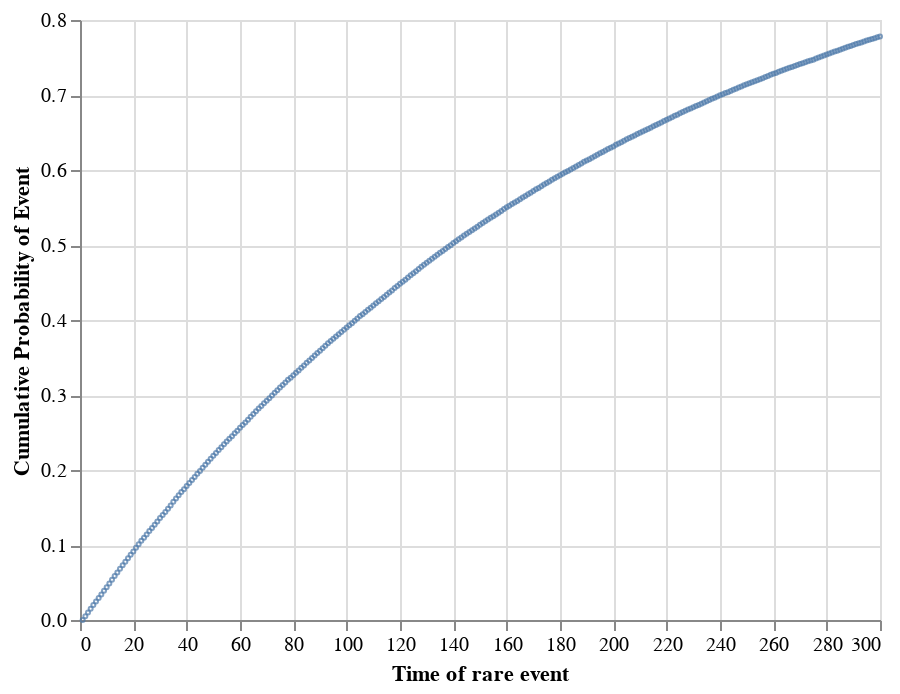

The notebook cell this image was saved under:
### Markdown cell above
The above plot is why I started this notebook. If you hover your mouse over the bar for 5 straight games, you will see the p-value of someone being the imposter 5 or more times is a smidge more than 0.5% (0.005). So, about 1 in 200. To me, this sounds like while it is unlikely that smeone gets to be imposter so many times in a row, it's not THAT crazy. Seeing someone be the imposter 4 or more times blasts that probability to 5%, which is really fairly common, and 3 times in a row is a colossal 29%. These events are really rather common.

An interesting side question might be "how many times do I need to play Among Us to see someone be the imposter 5 times in a row, given there is a 1/200 chance of it happening on any given gaming session (assuming you play 20 games per session, about 90 minutes worth). We can run a quick little side simulation to calculate this:

### Code cell
from random import random

def time_until_rare_event_occurs(chance: float) -> int:
    times: int = 0
    event_happened: bool = False
    while not event_happened:
        event_happened = random() < chance # only triggers if a random # from 0 to 1 is less than chance, a float from 0 to 1
        times += 1
    return times

def simulate_many_rare_events(simulations: int, chance: float) -> pd.DataFrame:
    times_when_event_triggered: list = []
    for s in range(simulations):
        time_until_event: int = time_until_rare_event_occurs(chance)
        times_when_event_triggered.append(time_until_event)
    max_time: int = max(times_when_event_triggered) # just get a reasonable max value
    counts_events: list = []
    for i in range(max_time):
        event_count = times_when_event_triggered.count(i)
        event_chance = 1.0*event_count / simulations
        counts_events.append(event_chance)
    df = pd.DataFrame(counts_events, columns = ["EventObservedThisTime"])
    df["EventObservedByThisTime"] = df.EventObservedThisTime.cumsum()
    df["Time"] = list(df.index)
    df["Time"] = df["Time"] + 1 #fix off by 1 error
    return df

sims: int = 100000
chance: float = 0.005

df_time_until_event = simulate_many_rare_events(sims, chance)

alt.Chart(df_time_until_event.iloc[:300]).mark_point(size=1).encode(
    x=alt.X('Time',title = "Time of rare event", scale = alt.Scale(domain=[0,300])),
    y=alt.Y('EventObservedByThisTime',title = "Cumulative Probability of Event"),
    tooltip=['EventObservedThisTime','EventObservedByThisTime','Time']
)

### Figure 1 — Vega-Lite specification as saved in the notebook (floating-point values rounded to 4 significant figures; data arrays with more than 128 entries replaced by an {"elided": "..."} marker saying what was removed)
{"config": {"view": {"continuousWidth": 400, "continuousHeight": 300}}, "data": {"name": "data-a62dbec668577744ad487477e7393a05"}, "mark": {"type": "point", "size": 1}, "encoding": {"tooltip": [{"type": "quantitative", "field": "EventObservedThisTime"}, {"type": "quantitative", "field": "EventObservedByThisTime"}, {"type": "quantitative", "field": "Time"}], "x": {"type": "quantitative", "field": "Time", "scale": {"domain": [0, 300]}, "title": "Time of rare event"}, "y": {"type": "quantitative", "field": "EventObservedByThisTime", "title": "Cumulative Probability of Event"}}, "$schema": "https://vega.github.io/schema/vega-lite/v4.8.1.json", "datasets": {"data-a62dbec668577744ad487477e7393a05": {"elided": "300 records"}}}
